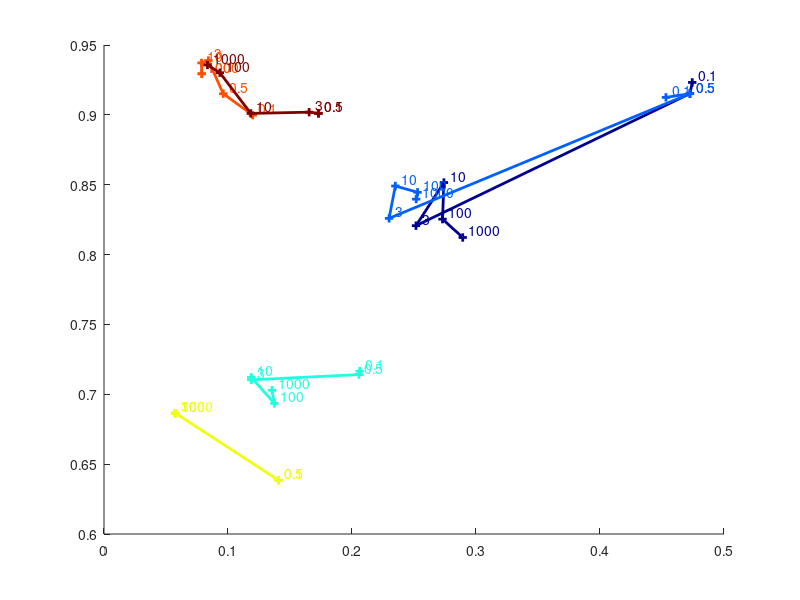

Write MATLAB code to recreate this figure. (Note: this script raises an error after producing the figure.)

%% Parameters
obj_errors_cell = {  [0.1251  0.0752  0.2753  0.2253  0.3252  0.3252; 0.1246  0.1498  0.3002  0.3002  0.2253  0.3002; 0.0999  0.0999  0.0999  0.0999  0.0999  0.0999; 0.1987  0.1987  0.3255  0.3255  0.3255  0.3255; 0.0999  0.0859  0.0595  0.0617  0.0713  0.0713; 0.0898  0.0898  0.0853  0.0965  0.0707  0.0612];
                [0.0000  0.0000  0.2010  0.1761  0.2010  0.1761; 0.0000  0.0000  0.1013  0.1013  0.1761  0.2010; 0.4003  0.4003  0.4496  0.4003  0.4003  0.4250; 0.4003  0.4003  0.4113  0.4115  0.4118  0.4118; 0.0997  0.0896  0.0599  0.0571  0.0624  0.0627; 0.0941  0.0941  0.0873  0.0997  0.0683  0.0588];
                [0.0000  0.0000  0.1523  0.1242  0.1242  0.1507; 0.0265  0.0000  0.1507  0.1490  0.1507  0.0993; 0.4007  0.4007  0.4007  0.4007  0.4007  0.4007; 0.3985  0.3985  0.3295  0.3292  0.3297  0.3295; 0.0933  0.0773  0.0579  0.0640  0.0712  0.0712; 0.0944  0.0944  0.0889  0.0905  0.0662  0.0657];
                [0.0000  0.0000  0.0747  0.0747  0.0996  0.1244; 0.0249  0.0249  0.0996  0.0498  0.0498  0.0747; 0.4004  0.4004  0.4004  0.4004  0.4004  0.4004; 0.4004  0.4004  0.3670  0.3673  0.3670  0.3673; 0.1023  0.0868  0.0608  0.0625  0.0697  0.0697; 0.0874  0.0874  0.0957  0.1007  0.0708  0.0625];
                [0.0499  0.0499  0.2753  0.2753  0.2253  0.2500; 0.0749  0.0499  0.3002  0.2753  0.2753  0.3252; 0.0999  0.0999  0.0999  0.0999  0.0999  0.0999; 0.0999  0.0999  0.0847  0.0850  0.0853  0.0853; 0.0960  0.0758  0.0533  0.0544  0.0634  0.0634; 0.0825  0.0825  0.0948  0.0971  0.0600  0.0561];
                [0.0000  0.0497  0.1243  0.0746  0.0994  0.0994; 0.0249  0.0249  0.0994  0.0746  0.0994  0.0994; 0.4006  0.4006  0.4251  0.4251  0.4006  0.4989; 0.4453  0.4453  0.3768  0.3768  0.3765  0.3768; 0.0989  0.0917  0.0619  0.0691  0.0807  0.0807; 0.0878  0.0878  0.0878  0.0989  0.0707  0.0680];
                [0.0249  0.0000  0.2001  0.1757  0.1752  0.1502; 0.0000  0.0000  0.2506  0.1757  0.2007  0.2007; 0.0000  0.0000  0.1258  0.2007  0.2001  0.2256; 0.3963  0.3963  0.4049  0.4052  0.4052  0.4049; 0.0926  0.0837  0.0560  0.0588  0.0665  0.0665; 0.0771  0.0771  0.0826  0.0915  0.0649  0.0593];
                [0.4937  0.5000  0.2625  0.0813  0.2688  0.2750; 0.5000  0.5000  0.0625  0.0813  0.0750  0.0750; 0.4994  0.4994  0.0938  0.0750  0.2622  0.0688; 0.3766  0.3766  0.0081  0.0081  0.0081  0.0080; 0.1326  0.0988  0.0842  0.0781  0.0789  0.0789; 0.2023  0.2023  0.1876  0.1306  0.0928  0.0846];
                [0.0742  0.1237  0.0495  0.0990  0.0742  0.1485; 0.0990  0.0990  0.1485  0.1237  0.1237  0.0990; 0.4297  0.4255  0.4499  0.4499  0.4499  0.4499; 0.4494  0.4494  0.4193  0.4196  0.4193  0.4190; 0.0951  0.0793  0.0568  0.0591  0.0658  0.0658; 0.0939  0.0939  0.0866  0.0906  0.0647  0.0585];
                [0.0000  0.0495  0.1782  0.1782  0.1535  0.1782; 0.0000  0.0000  0.2277  0.1782  0.1782  0.1287; 0.1040  0.1323  0.3515  0.3267  0.3515  0.3020; 0.4499  0.4499  0.4070  0.4070  0.4079  0.4068; 0.0919  0.0798  0.0605  0.0633  0.0759  0.0759; 0.0798  0.0798  0.0842  0.0935  0.0693  0.0682]
};
            
noobj_errors_cell ={ [0.2808  0.2932  0.0555  0.0678  0.0432  0.0432; 0.2808  0.2745  0.0493  0.0493  0.0678  0.0493; 0.4752  0.4752  0.4752  0.4752  0.4752  0.4752; 0.4323  0.4323  0.0291  0.0291  0.0291  0.0291; 0.1147  0.0941  0.0855  0.0790  0.0763  0.0762; 0.1633  0.1633  0.1699  0.1117  0.0907  0.0822];
                [0.5000  0.5000  0.0740  0.0802  0.0740  0.0802; 0.5000  0.5000  0.0987  0.0987  0.0802  0.0740; 0.0245  0.0245  0.0123  0.0245  0.0245  0.0184; 0.0245  0.0245  0.0068  0.0068  0.0068  0.0068; 0.1146  0.0937  0.0818  0.0783  0.0773  0.0773; 0.1523  0.1523  0.1675  0.1099  0.0916  0.0830];
                [0.5000  0.5000  0.0876  0.4687  0.4687  0.2750; 0.3063  0.5000  0.2750  0.4624  0.2750  0.4750; 0.0250  0.0250  0.0250  0.0250  0.0250  0.0250; 0.0256  0.0256  0.0316  0.0316  0.0316  0.0316; 0.1174  0.1003  0.0838  0.0790  0.0815  0.0815; 0.1436  0.1436  0.1494  0.1180  0.0968  0.0830];
                [0.5000  0.5000  0.4812  0.4812  0.4750  0.4687; 0.4937  0.4937  0.4750  0.4875  0.4875  0.4812; 0.0250  0.0250  0.0250  0.0250  0.0250  0.0250; 0.0250  0.0250  0.0170  0.0168  0.0170  0.0169; 0.1164  0.0948  0.0851  0.0779  0.0795  0.0795; 0.1751  0.1751  0.1556  0.1161  0.0943  0.0847];
                [0.4877  0.4877  0.0555  0.0555  0.0678  0.2500; 0.4815  0.4877  0.0493  0.0555  0.0555  0.0432; 0.4748  0.4748  0.4748  0.4748  0.4748  0.4748; 0.4737  0.4737  0.4465  0.4465  0.4466  0.4465; 0.1268  0.1000  0.0900  0.0815  0.0851  0.0851; 0.2066  0.2066  0.1690  0.1249  0.1008  0.0867];
                [0.5000  0.4875  0.4687  0.4812  0.4750  0.4750; 0.4937  0.4937  0.4750  0.4812  0.4750  0.4750; 0.0250  0.0250  0.0188  0.0188  0.0250  0.0000; 0.0125  0.0125  0.0172  0.0172  0.0172  0.0173; 0.1196  0.0922  0.0829  0.0797  0.0825  0.0826; 0.1713  0.1713  0.1695  0.1189  0.0911  0.0832];
                [0.4937  0.5000  0.2625  0.0813  0.2688  0.2750; 0.5000  0.5000  0.0625  0.0813  0.0750  0.0750; 0.4994  0.4994  0.0938  0.0750  0.2622  0.0688; 0.3766  0.3766  0.0081  0.0081  0.0081  0.0080; 0.1326  0.0988  0.0842  0.0781  0.0789  0.0789; 0.2023  0.2023  0.1876  0.1306  0.0928  0.0846];
                [0.5000  0.5000  0.4619  0.4682  0.2881  0.4809; 0.5000  0.5000  0.2818  0.0826  0.4619  0.2754; 0.3980  0.3979  0.0127  0.0127  0.0127  0.2053; 0.0127  0.0127  0.0059  0.0059  0.0059  0.0059; 0.1226  0.0968  0.0818  0.0781  0.0774  0.0774; 0.1878  0.1878  0.1645  0.1182  0.0940  0.0831];
                [0.4817  0.4695  0.4878  0.4756  0.4817  0.4634; 0.4756  0.4756  0.4634  0.4695  0.4695  0.4756; 0.0146  0.0183  0.0122  0.0122  0.0122  0.0122; 0.0122  0.0122  0.0057  0.0057  0.0057  0.0057; 0.1193  0.0984  0.0872  0.0782  0.0739  0.0739; 0.1526  0.1526  0.1652  0.1229  0.0954  0.0818];
                [0.5000  0.4875  0.0815  0.0815  0.0877  0.0815; 0.5000  0.5000  0.0689  0.0815  0.0815  0.0940; 0.1003  0.0896  0.0376  0.0439  0.0376  0.0501; 0.0125  0.0125  0.0056  0.0056  0.0056  0.0056; 0.1158  0.0925  0.0795  0.0765  0.0762  0.0762; 0.1743  0.1743  0.1561  0.1126  0.0867  0.0819]
};
            
columns = 'C';
rows = 'Sigma';
columns_vals = [0.1000  0.5000  3.0000 10.0000  100.0000    1000.0000];
rows_vals = [0.1000  0.5000  3.0000 10.0000 100.0000 1000.0000];

%% Compute mean errors
nRows = length(rows_vals);
nCols = length(columns_vals);

obj_errors = zeros(nRows, nCols);
noobj_errors = zeros(nRows, nCols);
nTests = length(obj_errors_cell);

for i = 1:nRows
    for j = 1:nCols
        for k = 1:nTests
            obj_errors(i,j) = obj_errors(i,j) + obj_errors_cell{k}(i,j);
            noobj_errors(i,j) = noobj_errors(i,j) + noobj_errors_cell{k}(i,j);
        end
    end
end
obj_errors = obj_errors./nTests;
noobj_errors = noobj_errors./nTests;

%% Start ROC computation

% Variable for storing the "Sensitivity" = TPR
sensitivity = zeros(nRows, nCols);
% Variable for storing the "Specificity" = TNR
specificity = zeros(nRows, nCols);

%% Start computation of specificity and sensitivity
for i = 1:nRows
    for j = 1:nCols
        FN = obj_errors(i,j);
        TP = 1-FN;
        FP = noobj_errors(i,j);
        TN = 1-FP;
        sensitivity(i,j) = TP/(TP+FN);
        specificity(i,j) = TN/(FP+TN);
    end
end

%% Plot
colormap jet;
c = colormap; close(gcf);
c = c(round(linspace(1,size(c,1),nRows)), :);

f = figure; hold on;
leg = {};
for i = 1:nRows
    plot(1-specificity(i,:), sensitivity(i,:), 'Color', colormap(c(i,:)), 'LineWidth', 2, 'Marker', '+');
    for j = 1:nCols
        text(1-specificity(i,j)+0.005, sensitivity(i,j)+0.005, num2str(columns_vals(j)), 'Color', colormap(c(i,:)));
    end
    leg{i} = ['Sigma ' num2str(rows_vals(i))];
end
legend(leg, 4);
xlabel('1 - Specificity');
ylabel('Sensitivity');

saveas(f, 'roc_curve.jpg');

disp('Done');